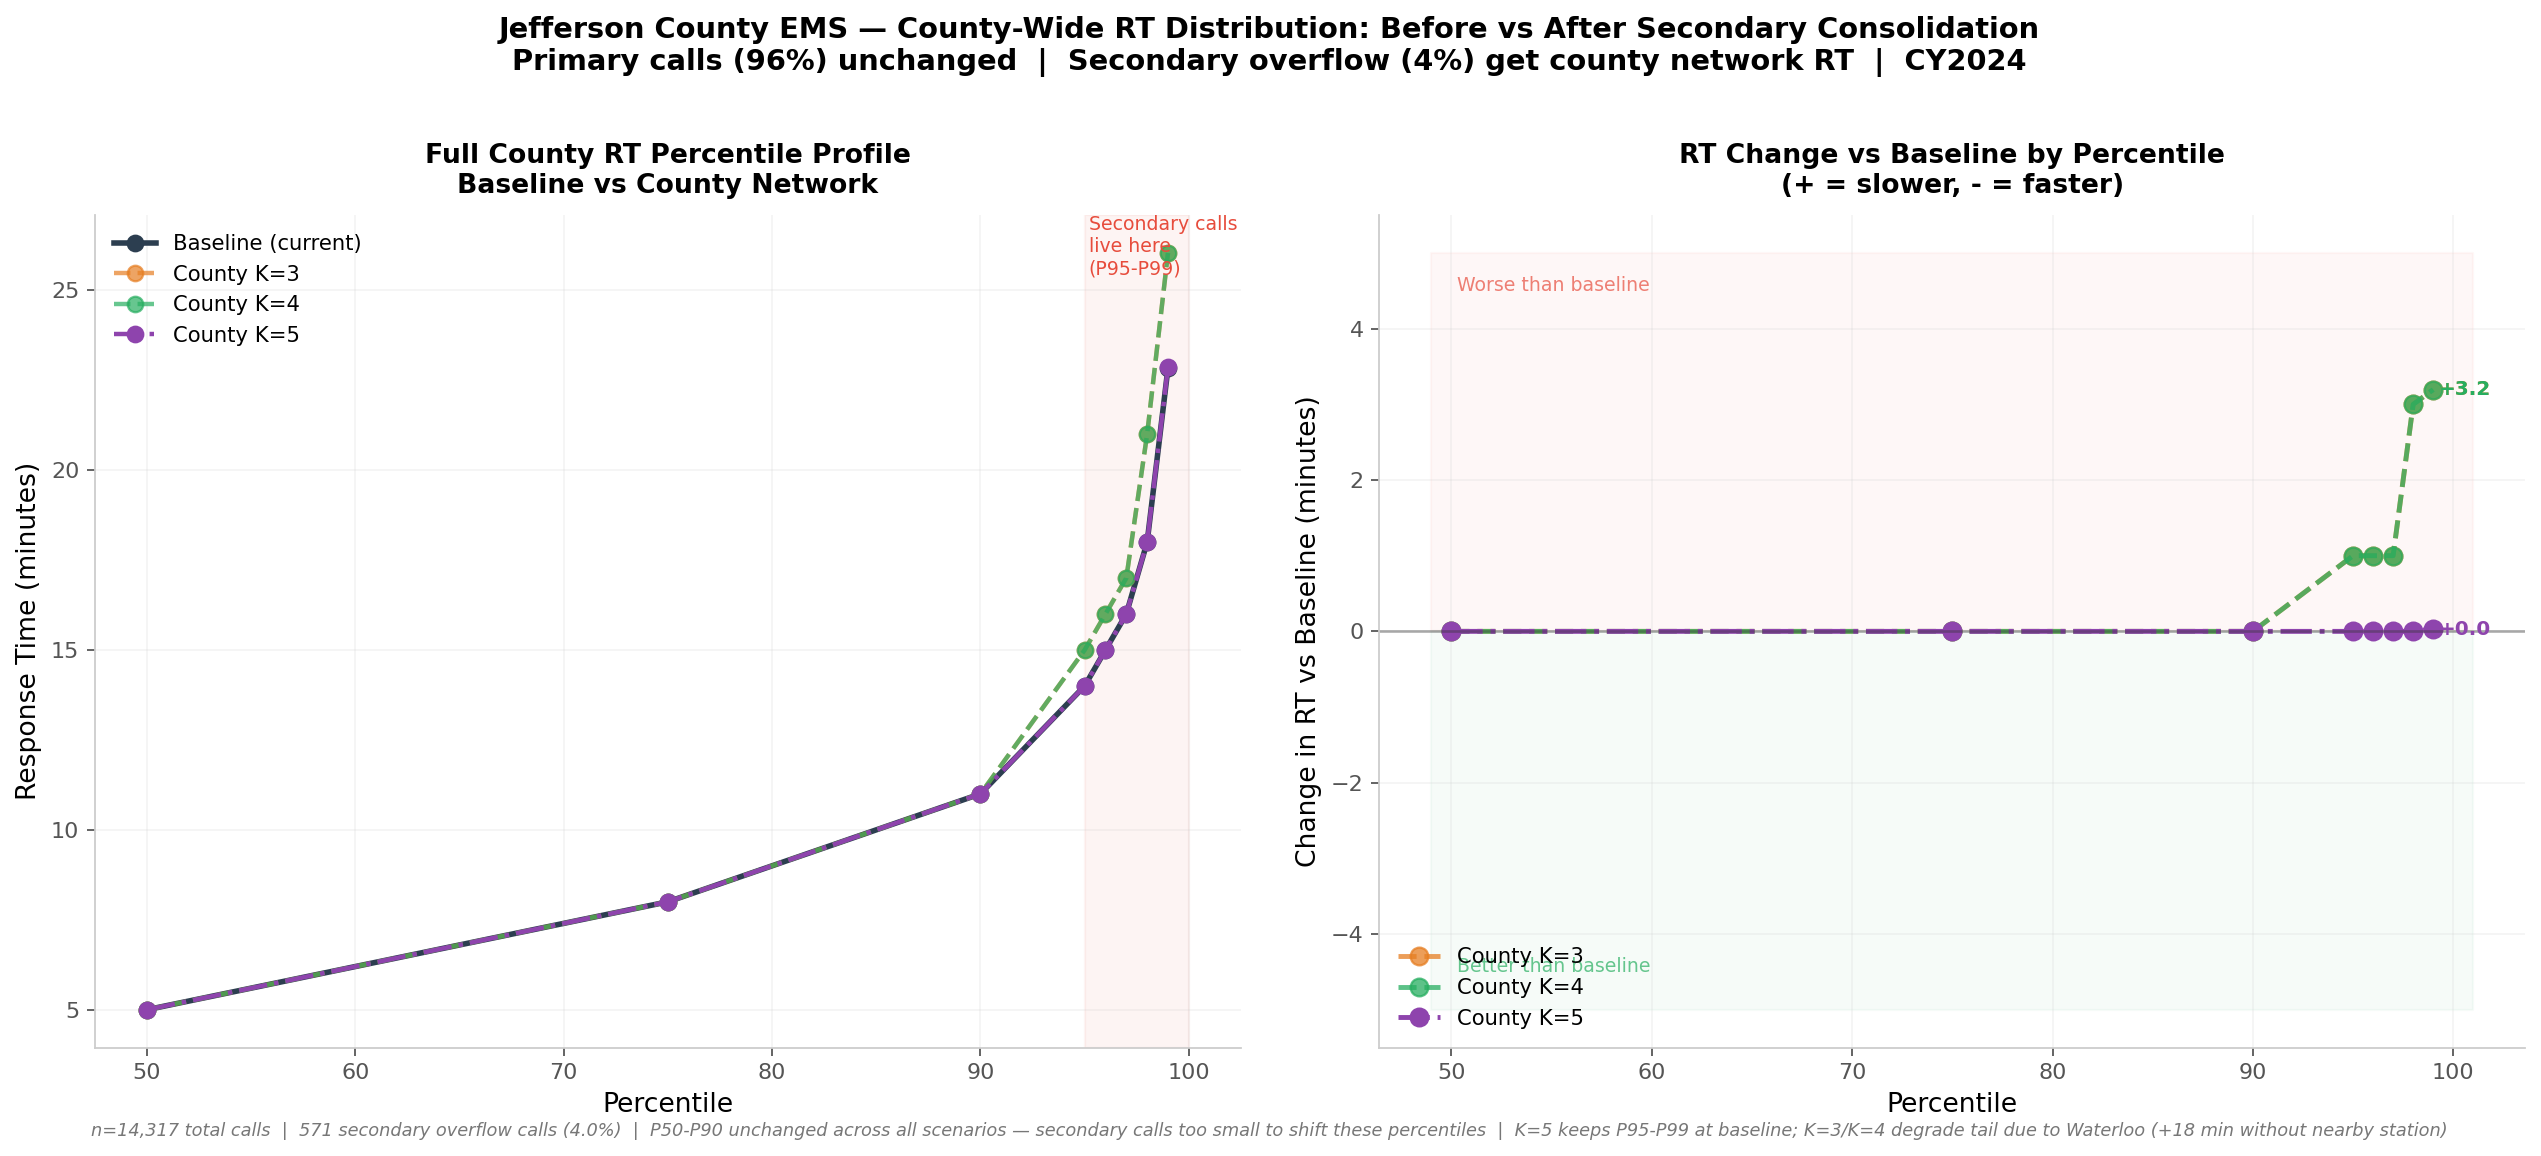

This chart was generated by the following Python code:
"""
Shows the true county-wide RT impact of secondary consolidation.
Primary call RTs stay fixed; secondary calls (10-20% per dept) get
the county network RT substituted in. Shows how little the aggregate
median and P90 move — and where the P90 does shift.

Output: secondary_aggregate_impact.png
"""
import os, sys
import numpy as np
import pandas as pd
import matplotlib
matplotlib.use("Agg")
import matplotlib.pyplot as plt
import matplotlib.patches as mpatches
from math import radians, sin, cos, sqrt, atan2
import warnings
warnings.filterwarnings("ignore")

SCRIPT_DIR = os.path.dirname(os.path.abspath(__file__))
sys.path.insert(0, SCRIPT_DIR)

from pareto_facility import load_candidates, load_bg_demand, fetch_cand_bg_matrix, solve_pmedian_pop
from secondary_network_model import allocate_total_demand_to_bgs
from facility_location import STATIONS as EXISTING_STATIONS
import ems_dashboard_app as m

def haversine(la1, lo1, la2, lo2):
    R = 3958.8
    la1,lo1,la2,lo2 = map(radians,[la1,lo1,la2,lo2])
    a = sin((la2-la1)/2)**2 + cos(la1)*cos(la2)*sin((lo2-lo1)/2)**2
    return 2*R*atan2(sqrt(a),sqrt(1-a))

# ── Load data ──────────────────────────────────────────────────────────────
print("Loading data...")
candidates   = load_candidates()
bg_demand, pop_w = load_bg_demand()
tm           = fetch_cand_bg_matrix(candidates, bg_demand)
demand_w     = allocate_total_demand_to_bgs(bg_demand, pop_w)

rt_data     = m.rt_clean
detail      = pd.read_csv(os.path.join(SCRIPT_DIR, "concurrent_call_detail_jeffco.csv"))
sec_df      = detail[detail["Concurrent_Count"] >= 1]
dept_coords = {s["name"]: (s["lat"], s["lon"]) for s in EXISTING_STATIONS}

# Build per-dept arrays
dept_stats = {}
for dept in m.AUTH_EMS_CALLS:
    drt  = rt_data[rt_data["Department"] == dept]["RT"].dropna().values
    dsec = sec_df[sec_df["Dept"] == dept]["Response_Min"].dropna().values
    if len(drt) == 0: continue
    dept_stats[dept] = {
        "primary_rts": drt,
        "sec_rts":     dsec,
        "sec_n":       len(dsec),
        "coords":      dept_coords.get(dept),
    }

def build_county_array(county_rt_map):
    """Primary RTs unchanged + secondary calls replaced with county network RT."""
    arr = []
    for dept, s in dept_stats.items():
        arr.extend(s["primary_rts"].tolist())
        c_rt = county_rt_map.get(dept)
        if c_rt is not None and s["sec_n"] > 0:
            arr.extend([c_rt] * s["sec_n"])
        else:
            arr.extend(s["sec_rts"].tolist())
    return np.array(arr)

# Baseline
base_arr = build_county_array({})
n_total  = len(base_arr)
n_sec    = sum(s["sec_n"] for s in dept_stats.values())
print(f"Total calls: {n_total:,}  |  Secondary: {n_sec} ({100*n_sec/n_total:.1f}%)")
print(f"Baseline: median={np.median(base_arr):.2f}  P90={np.percentile(base_arr,90):.2f}")

# Solve K=3,4,5 and build county arrays
SCENARIOS = {"Baseline (current)": base_arr}
for k in [3, 4, 5]:
    print(f"  K={k}...", end=" ", flush=True)
    res = solve_pmedian_pop(tm, candidates, bg_demand, k, demand_w)
    if res is None: print("FAILED"); continue
    open_ids = [i for i, c in enumerate(candidates)
                if any(abs(c["lat"]-s["lat"])<1e-4 and abs(c["lon"]-s["lon"])<1e-4
                       for s in res["open_stations"])]
    county_rt_map = {}
    for dept, s in dept_stats.items():
        if s["coords"] and s["sec_n"] > 0:
            lat, lon = s["coords"]
            bj = min(range(len(bg_demand)),
                     key=lambda j: haversine(lat,lon,bg_demand[j]["lat"],bg_demand[j]["lon"]))
            county_rt_map[dept] = min(tm[i, bj] for i in open_ids)
    arr = build_county_array(county_rt_map)
    SCENARIOS[f"County K={k}"] = arr
    print(f"median={np.median(arr):.2f}  P90={np.percentile(arr,90):.2f}")

# ── Compute percentile profiles ────────────────────────────────────────────
PCTS = [50, 75, 90, 95, 96, 97, 98, 99]
pct_data = {}
for label, arr in SCENARIOS.items():
    pct_data[label] = [float(np.percentile(arr, p)) for p in PCTS]

# ── Plot: percentile profile chart ────────────────────────────────────────
COLORS = {
    "Baseline (current)": "#2c3e50",
    "County K=3":         "#e67e22",
    "County K=4":         "#27ae60",
    "County K=5":         "#8e44ad",
}
STYLES = {
    "Baseline (current)": "-",
    "County K=3":         "--",
    "County K=4":         "--",
    "County K=5":         "-.",
}

fig, (ax1, ax2) = plt.subplots(1, 2, figsize=(16, 7))
fig.patch.set_facecolor("white")

def _spine(ax):
    for sp in ("top","right"): ax.spines[sp].set_visible(False)
    ax.spines["left"].set_color("#ccc")
    ax.spines["bottom"].set_color("#ccc")
    ax.tick_params(colors="#555", labelsize=10)

# ── Panel 1: Full percentile profile ──────────────────────────────────────
for label, vals in pct_data.items():
    ax1.plot(PCTS, vals, STYLES[label], color=COLORS[label],
             linewidth=2.5 if label == "Baseline (current)" else 2.0,
             markersize=7, marker="o", label=label, zorder=3,
             alpha=1.0 if label in ("Baseline (current)", "County K=5") else 0.7)

ax1.axvspan(95, 100, color="#e74c3c", alpha=0.06)
ax1.text(95.2, ax1.get_ylim()[1] if ax1.get_ylim()[1] > 0 else 30,
         "Secondary calls\nlive here\n(P95-P99)",
         fontsize=8.5, color="#e74c3c", va="top")

ax1.set_xlabel("Percentile", fontsize=12)
ax1.set_ylabel("Response Time (minutes)", fontsize=12)
ax1.set_title("Full County RT Percentile Profile\nBaseline vs County Network",
              fontsize=12, fontweight="bold", pad=10)
ax1.legend(fontsize=9.5, frameon=False)
ax1.grid(alpha=0.2, color="#ccc")
_spine(ax1)

# ── Panel 2: Delta from baseline at each percentile ────────────────────────
base_vals = pct_data["Baseline (current)"]
for label, vals in pct_data.items():
    if label == "Baseline (current)": continue
    deltas = [v - b for v, b in zip(vals, base_vals)]
    ax2.plot(PCTS, deltas, STYLES[label], color=COLORS[label],
             linewidth=2.2, markersize=8, marker="o", label=label,
             alpha=1.0 if label == "County K=5" else 0.75)
    # Annotate last point
    ax2.text(PCTS[-1] + 0.3, deltas[-1], f"{deltas[-1]:+.1f}",
             fontsize=9, color=COLORS[label], fontweight="bold", va="center")

ax2.axhline(0, color="#333", linewidth=1.2, alpha=0.4)
ax2.fill_between([49, 101], 0, 5,  color="#e74c3c", alpha=0.04)
ax2.fill_between([49, 101], -5, 0, color="#27ae60", alpha=0.04)
ax2.text(50.3, 4.5,  "Worse than baseline", fontsize=8.5, color="#e74c3c", alpha=0.7)
ax2.text(50.3, -4.5, "Better than baseline", fontsize=8.5, color="#27ae60", alpha=0.7)

ax2.set_xlabel("Percentile", fontsize=12)
ax2.set_ylabel("Change in RT vs Baseline (minutes)", fontsize=12)
ax2.set_title("RT Change vs Baseline by Percentile\n(+ = slower, - = faster)",
              fontsize=12, fontweight="bold", pad=10)
ax2.legend(fontsize=9.5, frameon=False, loc="lower left")
ax2.grid(alpha=0.2, color="#ccc")
_spine(ax2)

fig.suptitle(
    "Jefferson County EMS — County-Wide RT Distribution: Before vs After Secondary Consolidation\n"
    "Primary calls (96%) unchanged  |  Secondary overflow (4%) get county network RT  |  CY2024",
    fontsize=13, fontweight="bold", y=1.01
)
fig.text(0.5, 0.01,
         f"n={n_total:,} total calls  |  {n_sec} secondary overflow calls ({100*n_sec/n_total:.1f}%)  |  "
         "P50-P90 unchanged across all scenarios — secondary calls too small to shift these percentiles  |  "
         "K=5 keeps P95-P99 at baseline; K=3/K=4 degrade tail due to Waterloo (+18 min without nearby station)",
         ha="center", fontsize=8, color="#777", style="italic")

plt.tight_layout()
out = os.path.join(SCRIPT_DIR, "secondary_aggregate_impact.png")
fig.savefig(out, dpi=160, bbox_inches="tight", facecolor="white")
plt.close(fig)
print(f"\nSaved: {out}")
